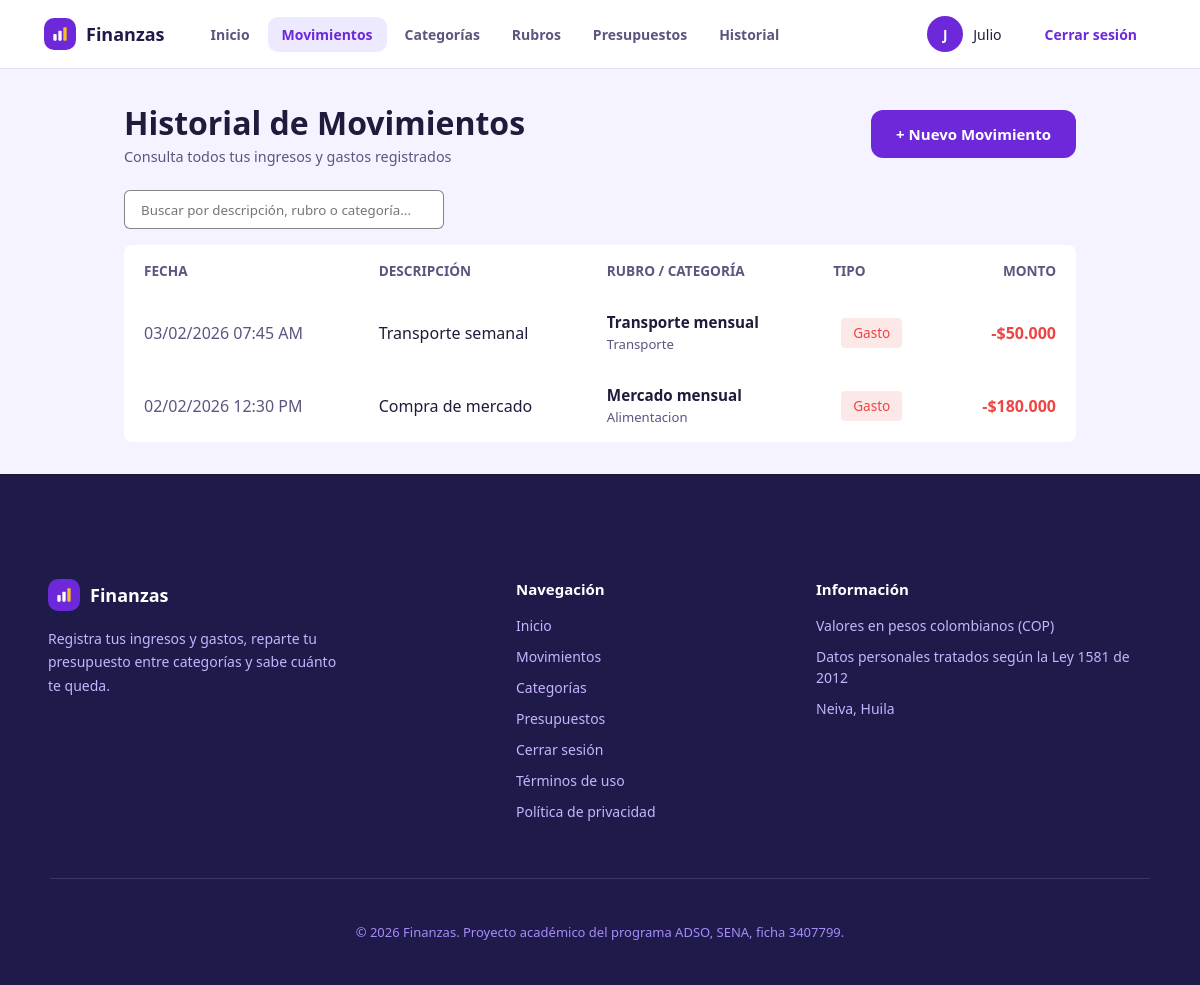
/views/movimientos/index.php (signed in), run on the app's committed database.
### tables this page shows
CREATE TABLE movimientos (
    id_movimiento INT AUTO_INCREMENT PRIMARY KEY,
    id_rubro INT NOT NULL,
    tipo ENUM('ingreso','gasto') NOT NULL,
    monto DECIMAL(12,2) NOT NULL,
    fecha DATETIME NOT NULL DEFAULT CURRENT_TIMESTAMP,
    descripcion VARCHAR(255),

    CONSTRAINT fk_movimientos_rubros
        FOREIGN KEY (id_rubro)
        REFERENCES rubros(id_rubro)
        ON UPDATE CASCADE
        ON DELETE RESTRICT,

    CONSTRAINT chk_movimientos_monto
        CHECK (monto > 0),

    INDEX idx_movimientos_fecha (fecha),
    INDEX idx_movimientos_rubro_fecha (id_rubro, fecha)
);

CREATE TABLE rubros (
    id_rubro INT AUTO_INCREMENT PRIMARY KEY,
    id_categoria INT NOT NULL,
    nombre VARCHAR(50) NOT NULL,
    monto_proyectado DECIMAL(12,2) NOT NULL,
    fecha_inicio DATE NOT NULL,
    fecha_fin DATE NOT NULL,

    CONSTRAINT fk_rubros_categoria
        FOREIGN KEY (id_categoria)
        REFERENCES categorias(id_categoria)
        ON UPDATE CASCADE
        ON DELETE RESTRICT,

    CONSTRAINT chk_rubros_monto
        CHECK (monto_proyectado >= 0),

    CONSTRAINT chk_rubros_fechas
        CHECK (fecha_fin >= fecha_inicio)
);

CREATE TABLE categorias (
    id_categoria INT AUTO_INCREMENT PRIMARY KEY,
    id_usuario INT NOT NULL,
    nombre VARCHAR(50) NOT NULL,
    descripcion VARCHAR(255),

    CONSTRAINT fk_categorias_usuario
        FOREIGN KEY (id_usuario)
        REFERENCES usuarios(id_usuario)
        ON UPDATE CASCADE
        ON DELETE RESTRICT
);

### controllers/movimientosController.php (called while the page is built, shortened)
<?php
$base = '/finanzas_personales/';
require_once __DIR__ . '/../config/connection.php';
require_once __DIR__ . '/../models/movimientosModel.php';
$user_id   = $_SESSION['user_id'];
$action    = $_GET['action'] ?? 'index';
switch ($action) {
    default:
        $movimientos = obtenerMovimientosPorUsuario($conn, $user_id);
        break;
}
?>

### models/movimientosModel.php (called while the page is built, shortened)
<?php
function obtenerMovimientosPorUsuario(mysqli $conn, $user_id): array {
    $movimientos = [];
    $sql = "SELECT m.id_movimiento, m.id_rubro, m.tipo, m.monto, m.fecha, m.descripcion,
                   r.nombre AS rubro_nombre, c.nombre AS categoria_nombre
            FROM movimientos m
            INNER JOIN rubros r ON m.id_rubro = r.id_rubro
            INNER JOIN categorias c ON r.id_categoria = c.id_categoria
            WHERE c.id_usuario = ?
            ORDER BY m.fecha DESC, m.id_movimiento DESC";
    $stmt = mysqli_prepare($conn, $sql);
    if ($stmt) {
        $u_id = (int) $user_id;
        mysqli_stmt_bind_param($stmt, "i", $u_id);
        mysqli_stmt_execute($stmt);
        $resultado = mysqli_stmt_get_result($stmt);
        while ($fila = mysqli_fetch_assoc($resultado)) {
            $movimientos[] = $fila;
        }
    }
    return $movimientos;
}
?>

### views/movimientos/index.php (the view, shortened to what this page needs)
<?php
$active = 'movimientos';
require_once __DIR__ . '/../../controllers/movimientosController.php';
$moneda = fn($valor) => '$' . number_format((float) $valor, 0, ',', '.');
$fecha  = fn($valor) => date('d/m/Y h:i A', strtotime($valor));
?>
<!DOCTYPE html>
<html lang="es">
<head>
    <link rel="stylesheet" href="../../public/css/rubros.css">
    <link rel="stylesheet" href="../../public/css/layout.css">
</head>
<body>
<?php require_once __DIR__ . '/../layouts/navbar.php'; ?>
<main class="container">
    <div class="page-header">
        <div>
            <h1>Historial de Movimientos</h1>
            <p class="subtitle">Consulta todos tus ingresos y gastos registrados</p>
        </div>
        <a href="create.php" class="btn btn-primary">+ Nuevo Movimiento</a>
    </div>
    <div class="table-toolbar" style="margin-bottom: 1rem;">
        <div class="search-box">
            <input type="text" id="searchInput" placeholder="Buscar por descripción, rubro o categoría..." autocomplete="off">
        </div>
    </div>
    <div class="card table-card">
        <table class="data-table" id="movimientosTable">
            <thead>
                <tr>
                    <th>Fecha</th>
                    <th>Descripción</th>
                    <th>Rubro / Categoría</th>
                    <th>Tipo</th>
                    <th class="text-right">Monto</th>
                </tr>
            </thead>
            <tbody>
                <?php if (empty($movimientos)): ?>
                    <tr class="empty-row">
                        <td colspan="5">No tienes movimientos registrados aún.</td>
                    </tr>
                <?php else: ?>
                    <?php foreach ($movimientos as $mov): ?>
                        <tr>
                            <td style="white-space: nowrap; color: var(--muted);"><?= $fecha($mov['fecha']) ?></td>
                            <td>
                                <span class="category-name"><?= $h($mov['descripcion'] ?: 'Sin descripción') ?></span>
                            </td>
                            <td>
                                <span class="category-name" style="display: block; font-size: 0.95rem; font-weight: 700; color: var(--text);">
                                    <?= $h($mov['rubro_nombre']) ?>
                                </span>
                                <span class="category-desc" style="display: block; font-size: 0.82rem; color: var(--muted); margin-top: 3px;">
                                    <?= $h($mov['categoria_nombre']) ?>
                                </span>
                            </td>
                            <td>
                                <span class="btn-action" style="cursor: default; pointer-events: none; background: rgba(<?= $mov['tipo'] === 'ingreso' ? '16, 185, 129' : '239, 68, 68' ?>, 0.12); color: <?= $mov['tipo'] === 'ingreso' ? '#10b981' : '#ef4444' ?>;">
                                    <?= ucfirst($mov['tipo']) ?>
                                </span>
                            </td>
                            <td class="text-right" style="font-weight: 800; color: <?= $mov['tipo'] === 'ingreso' ? '#10b981' : '#ef4444' ?>;">
                                <?= $mov['tipo'] === 'ingreso' ? '+' : '-' ?><?= $moneda($mov['monto']) ?>
                            </td>
                        </tr>
                    <?php endforeach; ?>
                <?php endif; ?>
            </tbody>
        </table>
    </div>
</main>
<?php require_once __DIR__ . '/../layouts/footer.php'; ?>
</body>
</html>

### views/layouts/navbar.php (shortened to what this page needs)
<?php
$base     = $base   ?? '../';
$active   = $active ?? '';
$logueado = isset($_SESSION['user_id']);
$h = fn($texto) => htmlspecialchars((string) $texto, ENT_QUOTES, 'UTF-8');
$nombre       = $_SESSION['user_nombre'] ?? '';
$primerNombre = explode(' ', trim($nombre))[0] ?? '';
$inicial      = $nombre !== '' ? mb_strtoupper(mb_substr($nombre, 0, 1)) : '?';
$enlacesInternos = [
    'inicio'       => ['Inicio', 'views/users/dashboard.php'],
    'movimientos'  => ['Movimientos', 'views/movimientos/index.php'],
    'categorias'   => ['Categorías', 'views/categories/index.php'],
    'rubros'       => ['Rubros', 'views/rubros/index.php'],
    'presupuestos' => ['Presupuestos', 'views/presupuestos/index.php'],
    'historial'    => ['Historial', 'views/budget_history/index.php'],
];
$logoDestino = $logueado ? 'views/users/dashboard.php' : 'public/index.php';
?>
<header class="site-header">
    <nav class="navbar" aria-label="Navegación principal">
        <a class="brand-link" href="<?= $h($base . $logoDestino) ?>">
            <span class="brand-mark" aria-hidden="true">
                <svg width="20" height="20" viewBox="0 0 24 24" fill="none">
                    <rect x="4" y="12" width="4" height="8" rx="1" fill="#fff" />
                    <rect x="10" y="8" width="4" height="12" rx="1" fill="#fff" />
                    <rect x="16" y="4" width="4" height="16" rx="1" fill="#FBBF24" />
                </svg>
            </span>
            <span class="brand-name">Finanzas</span>
        </a>
        <div class="nav-menu" id="nav-menu">
            <ul class="nav-links">
                <?php if ($logueado): ?>
                    <?php foreach ($enlacesInternos as $clave => [$etiqueta, $ruta]): ?>
                        <li>
                            <a class="nav-link"
                                href="<?= $h($base . $ruta) ?>"
                                <?= $active === $clave ? 'aria-current="page"' : '' ?>><?= $h($etiqueta) ?></a>
                        </li>
                    <?php endforeach; ?>
                <?php endif; ?>
            </ul>
            <div class="nav-actions">
                <?php if ($logueado): ?>
                    <span class="user-chip">
                        <a href="<?= $h($base) ?>views/users/profile.php" class="user-avatar" aria-label="Ir a mi perfil"><?= $h($inicial) ?></a>
                        <span class="user-name"><?= $h($primerNombre) ?></span>
                    </span>
                    <form id="logout-form" action="<?= $h($base) ?>controllers/logoutController.php" method="POST" style="display: inline;">
                        <button type="submit" class="btn btn-sm btn-ghost">Cerrar sesión</button>
                    </form>
                <?php else: ?>
                    <a class="btn btn-sm btn-ghost" href="<?= $h($base) ?>views/auth/login.php">Iniciar sesión</a>
                    <a class="btn btn-sm btn-primary" href="<?= $h($base) ?>views/auth/register.php">Crear cuenta</a>
                <?php endif; ?>
            </div>
        </div>
    </nav>
</header>

### views/layouts/footer.php (shortened to what this page needs)
<?php
$base     = $base ?? '../';
$logueado = isset($_SESSION['user_id']);
$h = fn($texto) => htmlspecialchars((string) $texto, ENT_QUOTES, 'UTF-8');
$logoDestino = $logueado
    ? 'views/users/dashboard.php'
    : 'public/index.php';
if ($logueado) {
    $enlaces = [
        ['Inicio', 'views/users/dashboard.php'],
        ['Movimientos',  'views/movimientos/index.php'],
        ['Categorías',   'views/categories/index.php'],
        ['Presupuestos', 'views/presupuestos/index.php'],
        ['Cerrar sesión', 'controllers/logoutController.php'],
    ];
}
?>
<footer class="site-footer on-dark">
    <div class="footer-inner">
        <div class="footer-brand">
            <a class="brand-link brand-link-light" href="<?= $h($base . $logoDestino) ?>">
                <span class="brand-mark" aria-hidden="true">
                    <svg width="20" height="20" viewBox="0 0 24 24" fill="none">
                        <rect x="4" y="12" width="4" height="8" rx="1" fill="#fff" />
                        <rect x="10" y="8" width="4" height="12" rx="1" fill="#fff" />
                        <rect x="16" y="4" width="4" height="16" rx="1" fill="#FBBF24" />
                    </svg>
                </span>
                <span class="brand-name">Finanzas</span>
            </a>
            <p>Registra tus ingresos y gastos, reparte tu presupuesto entre categorías y sabe cuánto te queda.</p>
        </div>
        <nav class="footer-col" aria-label="Enlaces del sitio">
            <h2>Navegación</h2>
            <ul>
                <?php foreach ($enlaces as [$etiqueta, $ruta]): ?>
                    <li><a href="<?= $h($base . $ruta) ?>"><?= $h($etiqueta) ?></a></li>
                <?php endforeach; ?>
                <li><a href="<?= $h($base) ?>views/legal/terms_of_use.php">Términos de uso</a></li>
                <li><a href="<?= $h($base) ?>views/legal/privacy_policies.php">Política de privacidad</a></li>
            </ul>
        </nav>
        <div class="footer-col">
            <h2>Información</h2>
            <ul class="footer-facts">
                <li>Valores en pesos colombianos (COP)</li>
                <li>Datos personales tratados según la Ley 1581 de 2012</li>
                <li>Neiva, Huila</li>
            </ul>
        </div>
    </div>
    <div class="footer-bottom">
        <p>© <?= date('Y') ?> Finanzas. Proyecto académico del programa ADSO, SENA, ficha 3407799.</p>
    </div>
</footer>

### public/css/rubros.css (style rules this page uses)
:root { --bg-main: #F5F3FF; --bg-sidebar: #FFFFFF; --bg-card: #FFFFFF; --border-color: #221e1e8c; --text-main: #1F1B3A; --text-muted: #5B5580; --accent-primary: #6D28D9; --accent-hover: #5B21B6; --danger-color: #B91C1C; }
* { box-sizing: border-box; margin: 0; padding: 0; font-family: 'Segoe UI', system-ui, -apple-system, sans-serif; }
body { background-color: var(--bg-main); color: var(--text-main); min-height: 100vh; display: flex; flex-direction: column; }
.site-header { background-color: var(--bg-sidebar); border-bottom: 1px solid var(--border-color); position: sticky; top: 0; z-index: 100; }
.navbar { max-width: 1100px; margin: 0 auto; padding: 0.8rem 1.5rem; display: flex; align-items: center; justify-content: space-between; }
.brand-link { display: flex; align-items: center; gap: 0.6rem; text-decoration: none; color: var(--text-main); font-weight: 700; font-size: 1.15rem; }
.nav-menu { display: flex; align-items: center; gap: 2rem; }
.nav-links { display: flex; align-items: center; gap: 1.5rem; list-style: none; margin: 0; padding: 0; }
.nav-link { color: var(--text-muted); text-decoration: none; font-size: 0.92rem; font-weight: 500; transition: color 0.2s ease; }
.nav-link:hover, .nav-link[aria-current="page"] { color: var(--text-main); }
.nav-actions { display: flex; align-items: center; gap: 1rem; }
.user-chip { display: flex; align-items: center; gap: 0.5rem; background-color: var(--bg-card); padding: 0.25rem 0.75rem 0.25rem 0.35rem; }
.user-avatar { width: 28px; height: 28px; background-color: var(--accent-primary); color: #ffffff; border-radius: 50%; display: flex; align-items: center; justify-content: center; font-size: 0.85rem; font-weight: 700; text-decoration: none; }
.user-name { color: var(--text-main); font-size: 0.88rem; font-weight: 500; }
.btn-ghost { background: transparent; color: var(--danger-color); border: 1px solid rgba(239, 68, 68, 0.3); padding: 0.4rem 0.80rem; border-radius: 6px; text-decoration: none; font-size: 0.85rem; font-weight: 600; transition: all 0.2s ease; }
.container { max-width: 1000px; margin: 2rem auto; padding: 0 1.5rem; width: 100%; }
.page-header { display: flex; justify-content: space-between; align-items: center; margin-bottom: 1.5rem; }
.subtitle { color: var(--text-muted); font-size: 0.9rem; margin-top: 0.2rem; }
.btn { display: inline-block; padding: 0.6rem 1.2rem; border-radius: 6px; text-decoration: none; font-weight: 600; font-size: 0.9rem; cursor: pointer; border: none; transition: background-color 0.2s ease; }
.btn-primary { background-color: var(--accent-primary); color: #ffffff; }
.table-toolbar { margin-bottom: 1rem; }
.search-box input { width: 100%; max-width: 320px; padding: 0.6rem 1rem; background-color: var(--bg-card); border: 1px solid var(--border-color); border-radius: 6px; color: var(--text-main); outline: none; }
.card { background-color: var(--bg-card); border-radius: 8px; overflow: hidden; }
.data-table { width: 100%; border-collapse: collapse; text-align: left; }
.data-table th, .data-table td { padding: 1rem 1.25rem; }
.data-table th { background-color: rgba(255, 255, 255, 0.02); color: var(--text-muted); font-size: 0.85rem; text-transform: uppercase; }
.data-table tr:last-child td { border-bottom: none; }
.text-right { text-align: right; }
.btn-action { display: inline-block; padding: 0.35rem 0.75rem; border-radius: 4px; font-size: 0.85rem; text-decoration: none; margin-left: 0.5rem; transition: background-color 0.2s ease; }
.site-footer { background-color: var(--bg-sidebar); border-top: 1px solid var(--border-color); margin-top: auto; padding: 2.5rem 1.5rem 1.5rem; color: var(--text-muted); }
.footer-inner { max-width: 1100px; margin: 0 auto; display: grid; grid-template-columns: 2fr 1fr 1.5fr; gap: 2rem; margin-bottom: 2rem; }
.footer-brand p { font-size: 0.88rem; margin-top: 0.8rem; line-height: 1.5; }
.footer-col h2 { color: var(--text-main); font-size: 1rem; margin-bottom: 1rem; }
.footer-col ul { list-style: none; padding: 0; margin: 0; }
.footer-col li { margin-bottom: 0.5rem; font-size: 0.88rem; }
.footer-col a { color: var(--text-muted); text-decoration: none; transition: color 0.2s; }
.footer-bottom { max-width: 1100px; margin: 0 auto; padding-top: 1.5rem; border-top: 1px solid var(--border-color); text-align: center; font-size: 0.82rem; }

### data on the page
movimientos: fecha "03/02/2026 07:45 AM", descripcion "Transporte semanal", id_rubro.nombre "Transporte mensual", categorias.nombre "Transporte", tipo "Gasto", monto "$50.000"
movimientos: fecha "02/02/2026 12:30 PM", descripcion "Compra de mercado", id_rubro.nombre "Mercado mensual", categorias.nombre "Alimentacion", tipo "Gasto", monto "$180.000"

### other printed values
$h($etiqueta) "Inicio"
$h($etiqueta) "Movimientos"
$h($etiqueta) "Categorías"
$h($etiqueta) "Rubros"
$h($etiqueta) "Presupuestos"
$h($etiqueta) "Historial"
$h($inicial) "J"
$h($primerNombre) "Julio"
$h($etiqueta) "Cerrar sesión"
